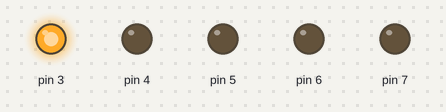
Simulated run of this sketch. Board: Arduino Uno, built with avr-gcc and run on an emulated ATmega328P. Shown: output pins drawn as LEDs (lit = HIGH).

Above: at 0.05 s.
At 0.65 s:
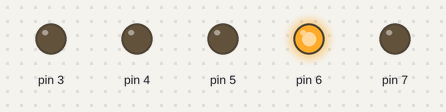
At 1.25 s:
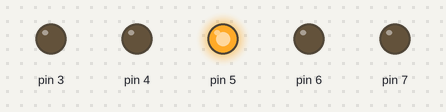
At 1.85 s:
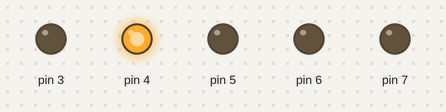
At 2.5 s:
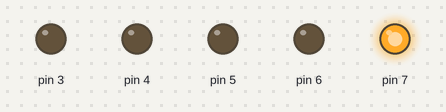
Timing chart, 0 to 3.0 s (numbered marks = the images above):
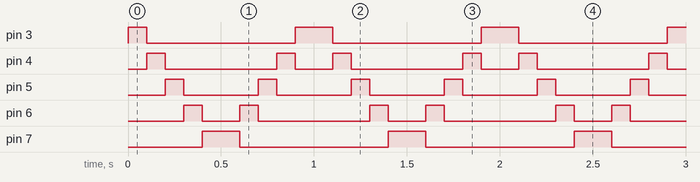

The sketch:

LedsSequecial.ino
```cpp
int timer = 100; //tempo para controle ALTERE SE QUISER
void setup() {
// For para configurar cada pino como saida
for (int thisPin = 3; thisPin < 8; thisPin++)
{
 pinMode(thisPin, OUTPUT);
}
}
void loop() {
// loop do pino 3 ao 7
for (int thisPin = 3; thisPin < 8; thisPin++) {
 // liga este pino:
 digitalWrite(thisPin, HIGH);
 delay(timer);
 // desliga este pino:
 digitalWrite(thisPin, LOW);
}
// loop do pino 7 ao 3
for (int thisPin = 7; thisPin >= 3; thisPin--) {
 // liga este pino:
 digitalWrite(thisPin, HIGH);
 delay(timer);
 // desliga este pino:
 digitalWrite(thisPin, LOW);
}
}
```

Measured:
- by itself, pin 3: repeats every 1.0 s: LOW 0.80 s, HIGH 0.20 s
- by itself, pin 4: repeats every 1.0 s: LOW 0.60 s, HIGH 0.10 s, LOW 0.20 s, HIGH 0.10 s
- by itself, pin 5: alternates HIGH for 0.10 s and LOW for 0.40 s
- by itself, pin 6: repeats every 1.0 s: LOW 0.20 s, HIGH 0.10 s, LOW 0.60 s, HIGH 0.10 s
- by itself, pin 7: alternates HIGH for 0.20 s and LOW for 0.80 s
